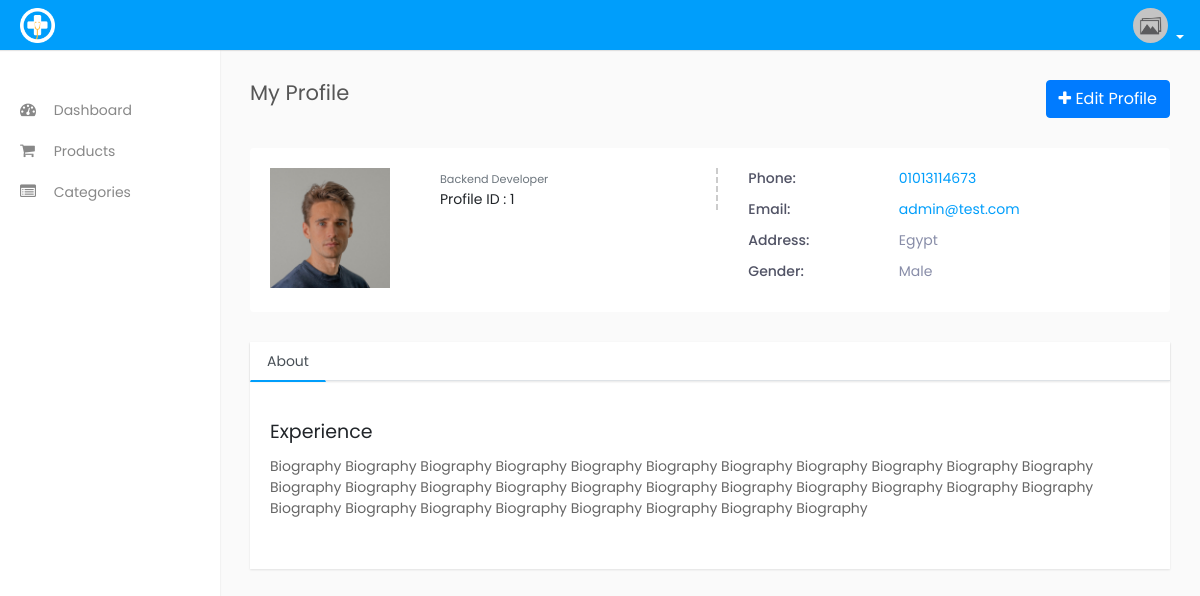
/accounts/profile/ (signed in), run on the app's committed database.
### accounts/models.py (models this page shows, shortened)
class Profile(models.Model):
  gender = {
    ('Male','Male'),
    ('Female','Female')
  }
  user = models.OneToOneField(User , on_delete=models.CASCADE)
  job = models.CharField(max_length=100, default='not found')
  address = models.CharField(max_length=100, default='not found')
  gender = models.CharField(max_length=100, choices=gender, default='not found')
  phone = models.CharField(max_length=12, default='not found')
  image = models.ImageField(upload_to='profiles/')
  biography = models.TextField(max_length=300, default='not found')

### accounts/views.py (the view)
# urls.py: path('profile/', views.profile, name='profile'),
@login_required(login_url='login')
def profile(request):
  profile = Profile.objects.get(user = request.user)
  return render(request, 'profile/profile.html', {'profile': profile})

### accounts/templates/profile/profile.html (shortened to what this page needs)
{% extends 'base.html' %}
{% block content %}
{% load static %}
<section class="wrapper__main">
  <div class="content">
    <div class="row">
      <div class="col-sm-7 col-4">
        <h4 class="page-title">My Profile</h4>
      </div>
      <div class="col-sm-5 col-8 text-right m-b-30">
        <a href="{% url 'accounts:edit_profile' %}" class="btn btn-primary btn-rounded"><i class="fa fa-plus"></i> Edit Profile</a>
      </div>
    </div>
    <div class="card-box profile-header">
      <div class="row">
        <div class="col-md-12">
          <div class="profile-view">
            <div class="profile-img-wrap">
              <div class="profile-img">
                <a href="#!">
                  {% if profile.image %}
                  <img class="avatar" src="{{profile.image.url}}" alt="profile_img" />
                  {% else %}
                  <img class="avatar" src="{% static 'images/default_img.png' %}" alt="profile-img" />
                  {% endif %}
                </a>
              </div>
            </div>
            <div class="profile-basic">
              <div class="row">
                <div class="col-md-5">
                  <div class="profile-info-left">
                    <small class="text-muted">{{profile.job}}</small>
                    <div class="staff-id">Profile ID : {{profile.id}} </div>
                  </div>
                </div>
                <div class="col-md-7">
                  <ul class="personal-info">
                    <li>
                      <span class="title">Phone:</span>
                      <span class="text"><a href="">{{profile.phone}}</a></span>
                    </li>
                    <li>
                      <span class="title">Email:</span>
                      <span class="text"><a href="">{{profile.user.email}}</a></span>
                    </li>
                    <li>
                      <span class="title">Address:</span>
                      <span class="text">{{profile.address}}</span>
                    </li>
                    <li>
                      <span class="title">Gender:</span>
                      <span class="text">{{profile.gender}}</span>
                    </li>
                  </ul>
                </div>
              </div>
            </div>
          </div>
        </div>
      </div>
    </div>
    <div class="profile-tabs">
      <ul class="nav nav-tabs nav-tabs-bottom">
        <li class="nav-item"><a class="nav-link active" href="#about-cont" data-toggle="tab">About</a></li>
      </ul>
      <div class="tab-content">
        <div class="tab-pane show active" id="about-cont">
          <div class="row">
            <div class="col-md-12">
              <div class="card-box">
                <h3 class="card-title">Experience</h3>
                <div class="experience-box">
                  <p>{{profile.biography}}</p>
                </div>
              </div>
            </div>
          </div>
        </div>
      </div>
    </div>
  </div>
</section>
{% endblock content %}

### static/css/style.css (style rules this page uses)
:root { --main-color: #009efb; --main-Font: "Poppins", sans-serif; --heading-color: #333; --paragraph-color: #666; --heading-size: 19px; --paragraph-size: 0.875rem; --font-weight: 500; }
*:not(i) { font-family: var(--main-Font); }
body { background-color: #fafafa; font-family: var(--main-Font); height: 100%; font-size: var(--paragraph-size); overflow-x: hidden; }
a { color: var(--heading-color); display: inline-block; text-decoration: none; }
dl, ol, ul { padding: 0; margin: 0; margin-bottom: 1rem; }
h3 { font-size: var(--heading-size); }
h4 { font-size: 1.125rem; font-weight: var(--font-weight); }
p { margin: 0; font-size: var(--paragraph-size); color: var(--paragraph-color); }
.m-b-30 { margin-bottom: 30px; }
.wrapper__main { left: 0; margin-left: 220px; padding-top: 50px; position: relative; -webkit-transition: all 0.4s ease; -moz-transition: all 0.4s ease; transition: all 0.4s ease; }
.wrapper__main > .content { padding: 30px; }
.page-title { color: #565656; font-size: 21px; font-weight: normal; margin-bottom: 20px; }
.card-box { background-color: #fff; border-radius: 4px; margin-bottom: 30px; padding: 20px; position: relative; }
.profile-tabs { background-color: #fff; box-shadow: 0 1px 2px 0 rgba(0, 0, 0, 0.1); }
.profile-view .profile-img-wrap { height: 150px; width: 150px; }
.profile-img-wrap { height: 120px; position: absolute; width: 120px; overflow: hidden; }
.profile-img { cursor: pointer; height: 80px; margin: 0 auto; position: relative; }
.profile-view .profile-img .avatar { font-size: 24px; height: 120px; line-height: 150px; margin: 0; width: 120px; }
.profile-view .profile-basic { margin-left: 170px; }
.tab-content { padding-top: 20px; }
.tab-content > .active { display: block; }
.personal-info li .title { color: #515365; float: left; font-weight: 500; margin-right: 30px; width: 30%; }
.personal-info li .text { color: #888da8; display: block; overflow: hidden; }
.personal-info li { margin-bottom: 10px; }
.personal-info { list-style: none; margin-bottom: 0; padding: 0; }
.personal-info .text > a { color: var(--main-color); }
.experience-box { position: relative; }
.profile-info-left { border-right: 2px dashed #ccc; }
.profile-tabs .nav-tabs { box-shadow: 0 1px 2px 0 rgba(0, 0, 0, 0.1); }

### static/css/responsive.css (style rules this page uses)
@media only screen and (min-width: 768px) { .nav-tabs.nav-tabs-bottom > li { margin-bottom: -1px; } }
@media only screen and (min-width: 768px) { .nav-tabs.nav-tabs-bottom > li > a.active, .nav-tabs.nav-tabs-bottom > li > a.active:hover, .nav-tabs.nav-tabs-bottom > li > a.active:focus { border-bottom-width: 2px; border-color: transparent; border-bottom-color: #009efb; background-color: transparent; transition: none 0s ease 0s; -moz-transition: none 0s ease 0s; -o-transition: none 0s ease 0s; -ms-transition: none 0s ease 0s; -webkit-transition: none 0s ease 0s; } }

### data on the page
Profile: image (picture), job "Backend Developer", id "1", phone "01013114673", user.email "admin@test.com", address "Egypt", gender "Male", biography "Biography Biography Biography Biography Biography Biography Biography Biography Biography Biography Biography Biography Biography Biography Biography Biography Biography Biography Biography Biography Biography Biography Biography Biography Biography Biography Biography Biography Biography Biography"
